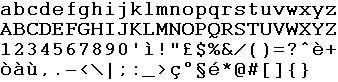
%> input picture matlab/basel/chars.bmp, 338 x 82 px
$ octave --eval "result = niceEdge6(imread('../basel/chars.bmp'));"   (GNU Octave 9; MATLAB toolbox functions it lacks are replaced by stand-ins)
%> lines starting %> are read from the running program, lines starting %| are printed output that depends on the picture; in (x1, y1, x2, y2) boxes, pixels count from 0 and x2, y2 are one past the last pixel; in counts of white or black regions, pixels touching at a corner belong together; the program's own positions count from 1
### trunk/matlab/cvpr2010/canny.m
% CANNY - Canny edge detection
%
% Function to perform Canny edge detection. Code uses modifications as
% suggested by Fleck (IEEE PAMI No. 3, Vol. 14. March 1992. pp 337-345)
%
% Usage: [gradient or] = canny(im, sigma)
%
% Arguments:   im    - image to be procesed
%              sigma - standard deviation of Gaussian smoothing filter
%                      (typically 1)
%
% Returns:     gradient - edge strength image (gradient amplitude)
%              or       - orientation image (in degrees 0-180, positive
%                         anti-clockwise)
%
% See also:  NONMAXSUP, HYSTHRESH

% Copyright (c) 1999-2003 Peter Kovesi
% School of Computer Science & Software Engineering
% The University of Western Australia
% http://www.csse.uwa.edu.au/
%
% Permission is hereby granted, free of charge, to any person obtaining a copy
% of this software and associated documentation files (the "Software"), to deal
% in the Software without restriction, subject to the following conditions:
%
% The above copyright notice and this permission notice shall be included in all
% copies or substantial portions of the Software.
%
% The Software is provided "as is", without warranty of any kind.

% April 1999    Original version
% January 2003  Error in calculation of d2 corrected

function [gradient, or] = canny(im, sigma)
%> called with sigma = 4

[rows, cols] = size(im);
%> rows = 82; cols = 338
im = double(im);         % Ensure double
%> im: size 82x338 double; values 0 (black) and 1 (white), 84.6% white; black in thin lines or dots

hsize = [6*sigma+1, 6*sigma+1];   % The filter size.

gaussian = fspecial('gaussian',hsize,sigma);
im = filter2(gaussian,im);        % Smoothed image.
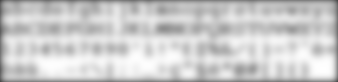
%> im: size 82x338 double; min 0.285, max 1, mean 0.801

h =  [  im(:,2:cols)  zeros(rows,1) ] - [  zeros(rows,1)  im(:,1:cols-1)  ];
v =  [  im(2:rows,:); zeros(1,cols) ] - [  zeros(1,cols); im(1:rows-1,:)  ];
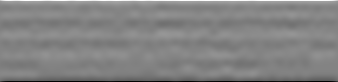
%> v: size 82x338 double; min -0.647, max 0.608, mean 0.000317; drawn with min black and max white
d1 = [  im(2:rows,2:cols) zeros(rows-1,1); zeros(1,cols) ] - ...
                               [ zeros(1,cols); zeros(rows-1,1) im(1:rows-1,1:cols-1)  ];
d2 = [  zeros(1,cols); im(1:rows-1,2:cols) zeros(rows-1,1);  ] - ...
                               [ zeros(rows-1,1) im(2:rows,1:cols-1); zeros(1,cols)   ];
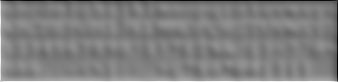
%> d2: size 82x338 double; min -0.647, max 0.647, mean -0.000177; drawn with min black and max white

X = h + (d1 + d2)/2.0;
Y = v + (d1 - d2)/2.0;

gradient = sqrt(X.*X + Y.*Y); % Gradient amplitude.
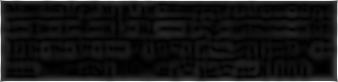
%> gradient: size 82x338 double; min 0, max 1.29, mean 0.117; drawn with min black and max white

or = atan2(-Y, X);            % Angles -pi to + pi.
neg = or<0;                   % Map angles to 0-pi.
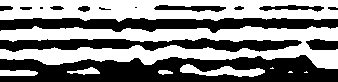
%> neg: size 82x338 logical; 52% white; 15 black regions (3 under 20 px), largest, box (x1, y1, x2, y2) and area: (0, 55, 338, 82) 6295, (0, 18, 338, 33) 3305, (0, 38, 302, 52) 2605
or = or.*~neg + (or+pi).*neg;
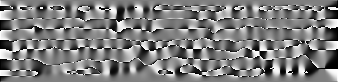
%> or: size 82x338 double; min 0, max 3.14, mean 1.55; drawn with min black and max white
or = or*180/pi;               % Convert to degrees.
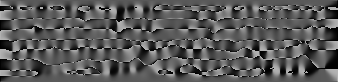
%> or: size 82x338 double; min 0, max 180, mean 88.9

keyboard;

### matlab/cvpr2010/niceEdge6.m

function E = niceEdge6(I, varargin)

[E O] = canny(I, 4);
%> (the run ends here)
